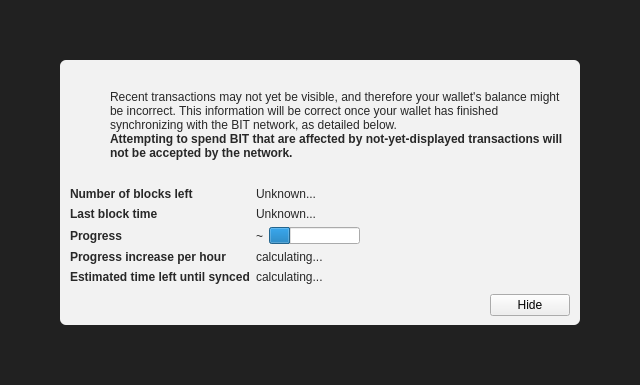
<?xml version="1.0" encoding="UTF-8"?>
<ui version="4.0">
 <class>ModalOverlay</class>
 <widget class="ModalOverlay" name="ModalOverlay">
  <property name="geometry">
   <rect>
    <x>0</x>
    <y>0</y>
    <width>640</width>
    <height>385</height>
   </rect>
  </property>
  <property name="windowTitle">
   <string>Form</string>
  </property>
  <layout class="QVBoxLayout" name="verticalLayout" stretch="0">
   <property name="sizeConstraint">
    <enum>QLayout::SetDefaultConstraint</enum>
   </property>
   <property name="leftMargin">
    <number>0</number>
   </property>
   <property name="topMargin">
    <number>0</number>
   </property>
   <property name="rightMargin">
    <number>0</number>
   </property>
   <property name="bottomMargin">
    <number>0</number>
   </property>
   <item>
    <widget class="QWidget" name="bgWidget" native="true">
     <property name="styleSheet">
      <string notr="true">#bgWidget { background: rgba(0,0,0,220); }</string>
     </property>
     <layout class="QVBoxLayout" name="verticalLayoutMain" stretch="1">
      <property name="leftMargin">
       <number>60</number>
      </property>
      <property name="topMargin">
       <number>60</number>
      </property>
      <property name="rightMargin">
       <number>60</number>
      </property>
      <property name="bottomMargin">
       <number>60</number>
      </property>
      <item>
       <widget class="QWidget" name="contentWidget" native="true">
        <property name="styleSheet">
         <string notr="true">#contentWidget { background: rgba(255,255,255,240); border-radius: 6px; }

QLabel { color: rgb(40,40,40);  }</string>
        </property>
        <layout class="QVBoxLayout" name="verticalLayoutSub" stretch="1,0,0,0">
         <property name="spacing">
          <number>0</number>
         </property>
         <property name="leftMargin">
          <number>10</number>
         </property>
         <property name="topMargin">
          <number>10</number>
         </property>
         <property name="rightMargin">
          <number>10</number>
         </property>
         <property name="bottomMargin">
          <number>10</number>
         </property>
         <item>
          <layout class="QHBoxLayout" name="horizontalLayoutIconText" stretch="0,1">
           <property name="topMargin">
            <number>20</number>
           </property>
           <item>
            <layout class="QVBoxLayout" name="verticalLayoutIcon">
             <property name="leftMargin">
              <number>0</number>
             </property>
             <item>
              <widget class="QPushButton" name="warningIcon">
               <property name="enabled">
                <bool>false</bool>
               </property>
               <property name="text">
                <string/>
               </property>
               <property name="icon">
                <iconset>
                 <normaloff>:/icons/warning</normaloff>
                 <disabledoff>:/icons/warning</disabledoff>:/icons/warning</iconset>
               </property>
               <property name="iconSize">
                <size>
                 <width>48</width>
                 <height>48</height>
                </size>
               </property>
               <property name="flat">
                <bool>true</bool>
               </property>
              </widget>
             </item>
             <item>
              <spacer name="verticalSpacerWarningIcon">
               <property name="orientation">
                <enum>Qt::Vertical</enum>
               </property>
               <property name="sizeHint" stdset="0">
                <size>
                 <width>20</width>
                 <height>40</height>
                </size>
               </property>
              </spacer>
             </item>
            </layout>
           </item>
           <item>
            <layout class="QVBoxLayout" name="verticalLayoutInfoText">
             <property name="leftMargin">
              <number>0</number>
             </property>
             <property name="topMargin">
              <number>0</number>
             </property>
             <item>
              <widget class="QLabel" name="infoText">
               <property name="text">
                <string>Recent transactions may not yet be visible, and therefore your wallet's balance might be incorrect. This information will be correct once your wallet has finished synchronizing with the BIT network, as detailed below.</string>
               </property>
               <property name="textFormat">
                <enum>Qt::RichText</enum>
               </property>
               <property name="wordWrap">
                <bool>true</bool>
               </property>
              </widget>
             </item>
             <item>
              <widget class="QLabel" name="infoTextStrong">
               <property name="font">
                <font>
                 <weight>75</weight>
                 <bold>true</bold>
                </font>
               </property>
               <property name="text">
                <string>Attempting to spend BIT that are affected by not-yet-displayed transactions will not be accepted by the network.</string>
               </property>
               <property name="textFormat">
                <enum>Qt::RichText</enum>
               </property>
               <property name="wordWrap">
                <bool>true</bool>
               </property>
              </widget>
             </item>
             <item>
              <spacer name="verticalSpacerInTextSpace">
               <property name="orientation">
                <enum>Qt::Vertical</enum>
               </property>
               <property name="sizeHint" stdset="0">
                <size>
                 <width>20</width>
                 <height>40</height>
                </size>
               </property>
              </spacer>
             </item>
            </layout>
           </item>
          </layout>
         </item>
         <item>
          <spacer name="verticalSpacerAfterText">
           <property name="orientation">
            <enum>Qt::Vertical</enum>
           </property>
           <property name="sizeHint" stdset="0">
            <size>
             <width>20</width>
             <height>40</height>
            </size>
           </property>
          </spacer>
         </item>
         <item>
          <layout class="QFormLayout" name="formLayout">
           <property name="fieldGrowthPolicy">
            <enum>QFormLayout::FieldsStayAtSizeHint</enum>
           </property>
           <property name="horizontalSpacing">
            <number>6</number>
           </property>
           <property name="verticalSpacing">
            <number>6</number>
           </property>
           <property name="topMargin">
            <number>10</number>
           </property>
           <item row="0" column="0">
            <widget class="QLabel" name="labelNumberOfBlocksLeft">
             <property name="font">
              <font>
               <weight>75</weight>
               <bold>true</bold>
              </font>
             </property>
             <property name="text">
              <string>Number of blocks left</string>
             </property>
            </widget>
           </item>
           <item row="0" column="1">
            <widget class="QLabel" name="numberOfBlocksLeft">
             <property name="text">
              <string>Unknown...</string>
             </property>
            </widget>
           </item>
           <item row="1" column="0">
            <widget class="QLabel" name="labelLastBlockTime">
             <property name="font">
              <font>
               <weight>75</weight>
               <bold>true</bold>
              </font>
             </property>
             <property name="text">
              <string>Last block time</string>
             </property>
            </widget>
           </item>
           <item row="1" column="1">
            <widget class="QLabel" name="newestBlockDate">
             <property name="sizePolicy">
              <sizepolicy hsizetype="Maximum" vsizetype="Preferred">
               <horstretch>0</horstretch>
               <verstretch>0</verstretch>
              </sizepolicy>
             </property>
             <property name="text">
              <string>Unknown...</string>
             </property>
            </widget>
           </item>
           <item row="2" column="0">
            <widget class="QLabel" name="labelSyncDone">
             <property name="font">
              <font>
               <weight>75</weight>
               <bold>true</bold>
              </font>
             </property>
             <property name="text">
              <string>Progress</string>
             </property>
            </widget>
           </item>
           <item row="2" column="1">
            <layout class="QHBoxLayout" name="horizontalLayoutSync" stretch="0,1">
             <item>
              <widget class="QLabel" name="percentageProgress">
               <property name="text">
                <string notr="true">~</string>
               </property>
              </widget>
             </item>
             <item>
              <widget class="QProgressBar" name="progressBar">
               <property name="value">
                <number>24</number>
               </property>
               <property name="format">
                <string/>
               </property>
              </widget>
             </item>
            </layout>
           </item>
           <item row="4" column="0">
            <widget class="QLabel" name="labelProgressIncrease">
             <property name="font">
              <font>
               <weight>75</weight>
               <bold>true</bold>
              </font>
             </property>
             <property name="text">
              <string>Progress increase per hour</string>
             </property>
            </widget>
           </item>
           <item row="4" column="1">
            <widget class="QLabel" name="progressIncreasePerH">
             <property name="text">
              <string>calculating...</string>
             </property>
            </widget>
           </item>
           <item row="5" column="0">
            <widget class="QLabel" name="labelEstimatedTimeLeft">
             <property name="font">
              <font>
               <weight>75</weight>
               <bold>true</bold>
              </font>
             </property>
             <property name="text">
              <string>Estimated time left until synced</string>
             </property>
            </widget>
           </item>
           <item row="5" column="1">
            <widget class="QLabel" name="expectedTimeLeft">
             <property name="text">
              <string>calculating...</string>
             </property>
            </widget>
           </item>
          </layout>
         </item>
         <item>
          <layout class="QHBoxLayout" name="horizontalLayoutButtons">
           <property name="leftMargin">
            <number>10</number>
           </property>
           <property name="topMargin">
            <number>10</number>
           </property>
           <item>
            <spacer name="horizontalSpacer">
             <property name="orientation">
              <enum>Qt::Horizontal</enum>
             </property>
             <property name="sizeHint" stdset="0">
              <size>
               <width>40</width>
               <height>20</height>
              </size>
             </property>
            </spacer>
           </item>
           <item>
            <widget class="QPushButton" name="closeButton">
             <property name="text">
              <string>Hide</string>
             </property>
            </widget>
           </item>
          </layout>
         </item>
        </layout>
       </widget>
      </item>
     </layout>
    </widget>
   </item>
  </layout>
 </widget>
 <customwidgets>
  <customwidget>
   <class>ModalOverlay</class>
   <extends>QWidget</extends>
   <header>modaloverlay.h</header>
   <container>1</container>
  </customwidget>
 </customwidgets>
 <resources/>
 <connections/>
</ui>
